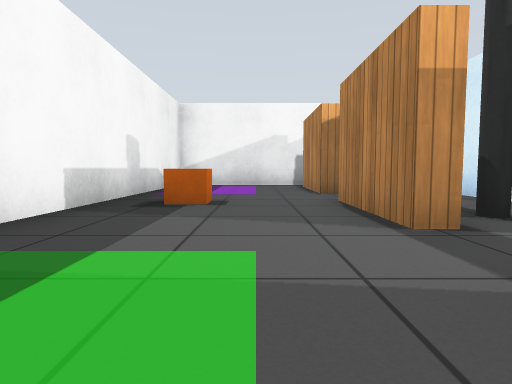
view 1 (above)

21 first-person views from a walk through a robot-simulator world made for Gazebo. The camera is 0.5 m above the floor, tilts 4° down and sees 75° across. The floor is counted in squares, 1 m on a side. Each view is taken from the middle of a square. On the plan, view 1 faces up. The plan holds only what a view shows up to about 9 squares ahead; the rest is blank. Simple patterns stand in for the simulator's built-in surfaces.

view 2
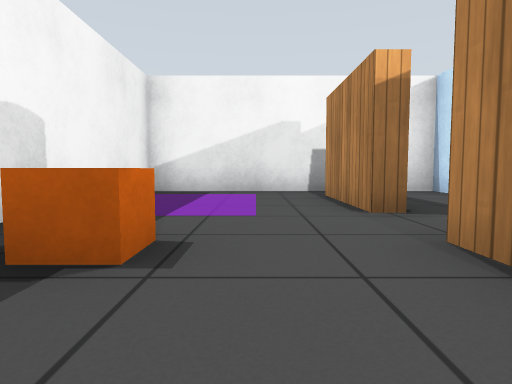

view 3
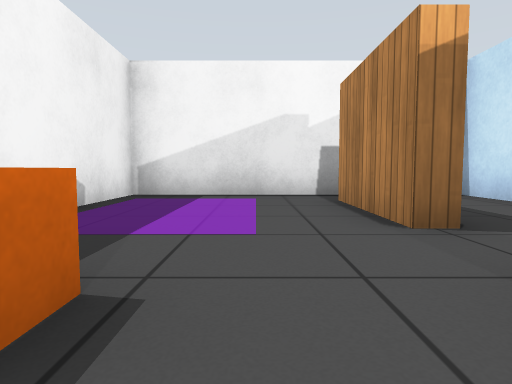

view 4
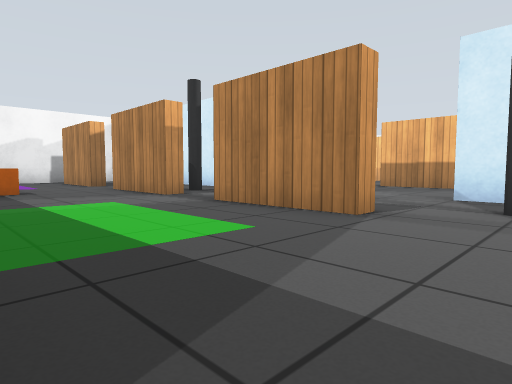

view 5
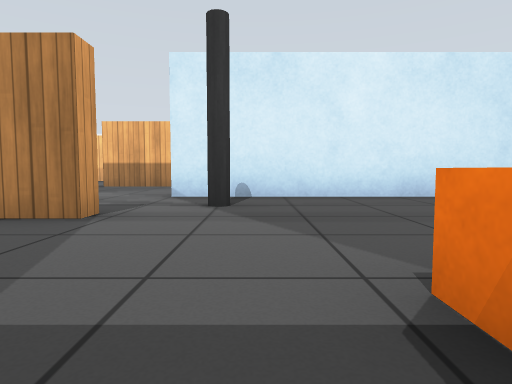

view 6
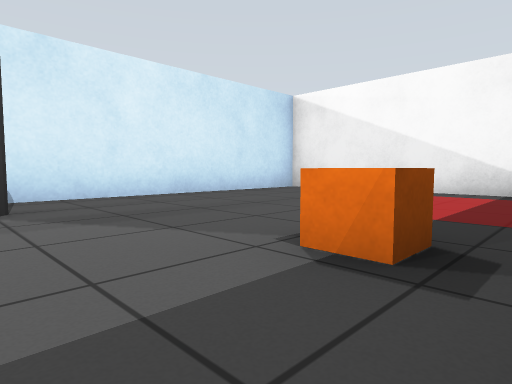

view 7
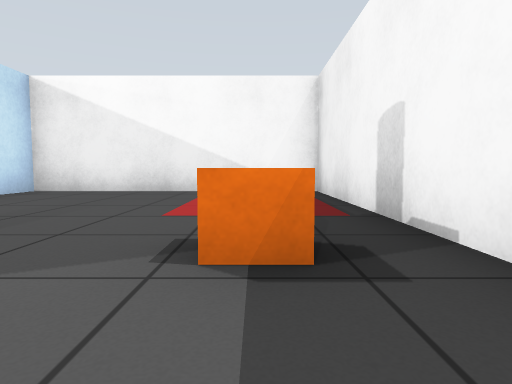

view 8
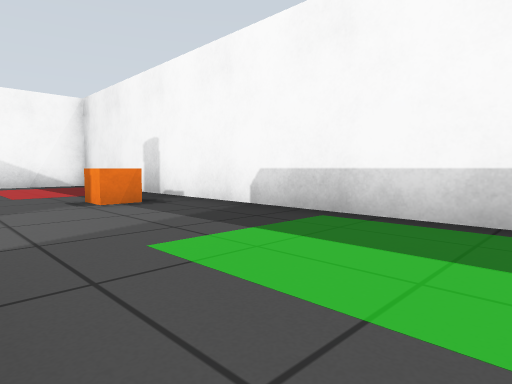

view 9
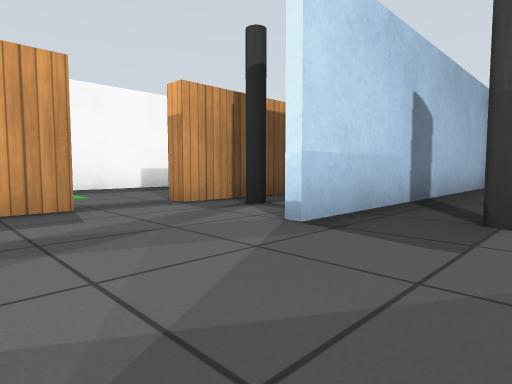

view 10
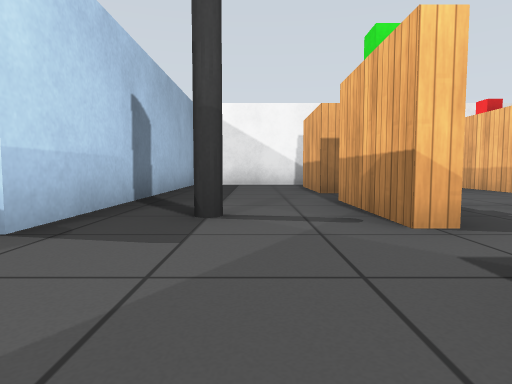

view 11
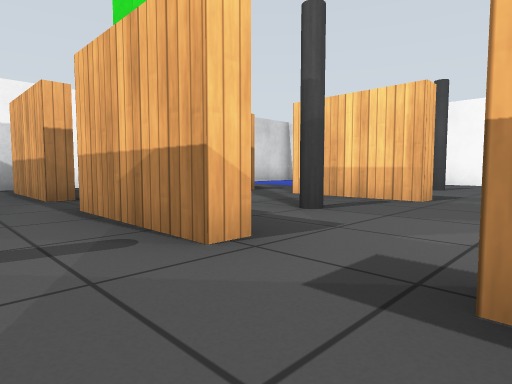

view 12
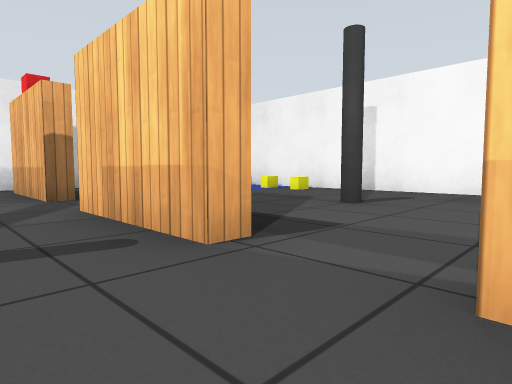

view 13
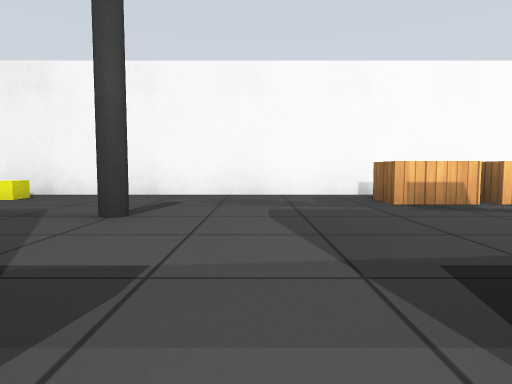

view 14
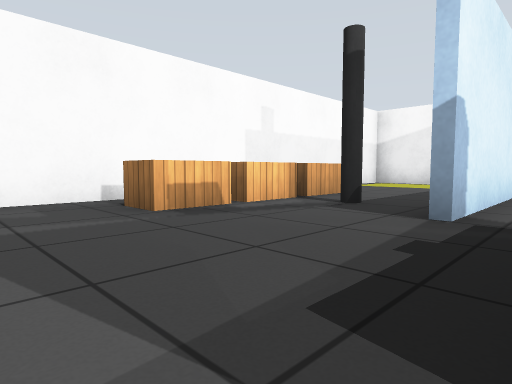

view 15
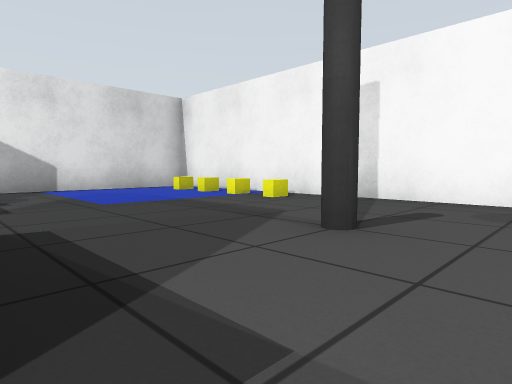

view 16
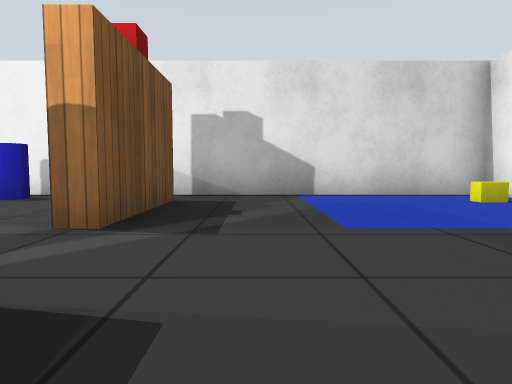

view 17
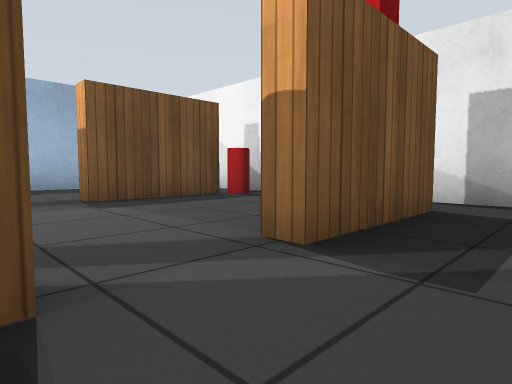

view 18
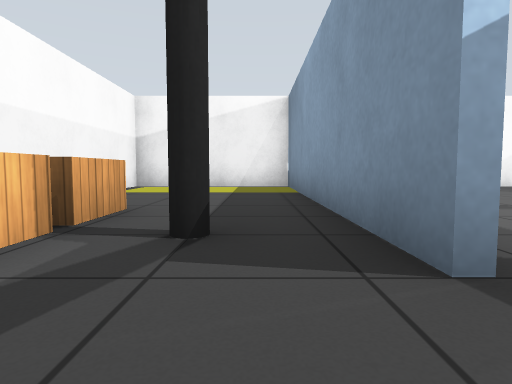

view 19
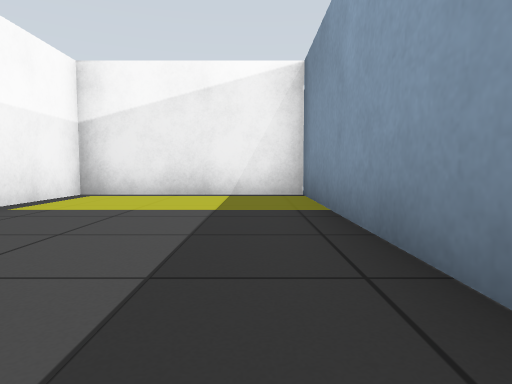

view 20
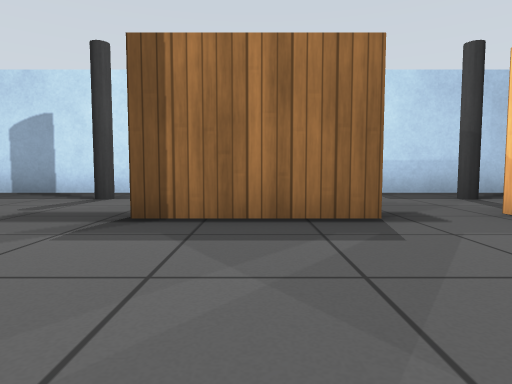

view 21
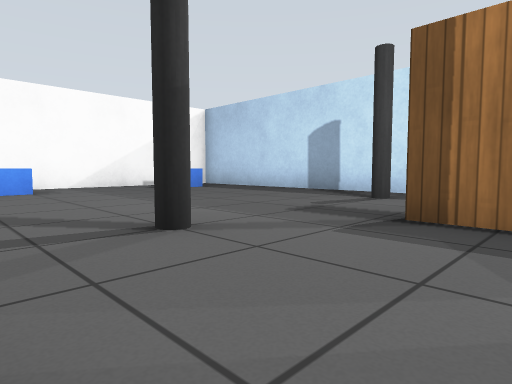

### Floor plan
Points are (right, up) in squares from view 1. A wall is a line through its corners. A room is listed if a view was taken in it or the views show most of it. See-through windows are left out.
Room 1 (views 1, 2, 3, 4, 5, 6, 7, 8)
walls: (1.8, -1.3) (1.3, -1.3) (1.3, 1.2); (-2.3, 0.6) (-2.3, -9.3) (3.9, -9.3) (3.9, -1.5); (1.7, 2.7) (1.3, 2.7) (1.3, 5.2); (1.8, 6.7) (1.3, 6.7) (1.3, 9.2); (1.6, 10.3) (-2.3, 10.3) (-2.3, 2.4)
ways out: opening at (2, 2) to room 2; opening at (2, 6) to room 2; opening at (2, 10) to room 2; opening at (3, -2) to room 2
objects: orange box (-1, -4); orange box (-1, 5); pillar (3, -2)
Room 2 (views 9, 10, 11, 12, 13, 14, 15, 16, 17, 18, 19, 20, 21)
walls: (11.8, 2.7) (11.3, 2.7) (11.3, 5.2); (13.1, -1.5) (13.1, -9.3) (17.3, -9.3) (17.3, 5.5); (7.7, 1.4) (7.7, -1.2); (7.8, 2.7) (7.3, 2.7) (7.3, 5.2); (7.3, -0.8) (7.3, 1.2); (12.9, -4.9) (12.9, -1.5); (4.1, -2.5) (4.1, -6); (7.7, 8.5) (7.7, 6.7) (7.3, 6.7) (7.3, 8.5); (11.7, 9.4) (11.7, 6.7) (11.3, 6.7) (11.3, 9.2); (3.9, 5.9) (3.9, 6.4); (1.7, 1.4) (1.7, 0.5); (9.1, 10.3) (6.2, 10.3); (1.7, 5.1) (1.7, 2.7); (17.3, 9.4) (17.3, 10.3) (11.1, 10.3); (3.9, 9) (3.9, 10.3) (3.2, 10.3); (7.4, -9.3) (9.8, -9.3); (4.1, 10.2) (4.1, 2.5)
ways out: opening at (2, 2) to room 1; opening at (2, 6) to room 1; opening at (2, 10) to room 1; opening at (3, -2) to room 1
objects: pillar (3, 4); pillar (6, -2); pillar (6, 4); barrel (8, 9); barrel (9, 9); blue box (10, -8); pillar (10, -2); pillar (10, 4); pillar (15, -2); pillar (15, 4); pallet (16, -4) to (16, -3); pallet (16, -2); pallet (16, -1) to (16, 0); yellow box (17, 6); yellow box (17, 7); yellow box (17, 8); yellow box (17, 9)

Where each view was taken, in squares from view 1:
view 1: 0 up, 0 right, facing up
view 2: 3 up, 0 right, facing up
view 3: 4 up, 0 right, facing up
view 4: 3 down, 2 left, facing up-right
view 5: 3 down, 2 left, facing right
view 6: 2 down, 2 left, facing down-right
view 7: 2 down, 1 left, facing down
view 8: 1 up, 1 right, facing down-left
view 9: 0 up, 6 right, facing up-left
view 10: 0 up, 6 right, facing up
view 11: 1 up, 6 right, facing up-right
view 12: 1 up, 10 right, facing up-right
view 13: 2 up, 11 right, facing right
view 14: 2 up, 12 right, facing down-right
view 15: 2 up, 12 right, facing up-right
view 16: 4 up, 13 right, facing up
view 17: 5 up, 13 right, facing up-left
view 18: 0 up, 14 right, facing down
view 19: 3 down, 14 right, facing down
view 20: 0 up, 11 right, facing left
view 21: 0 up, 11 right, facing down-left
